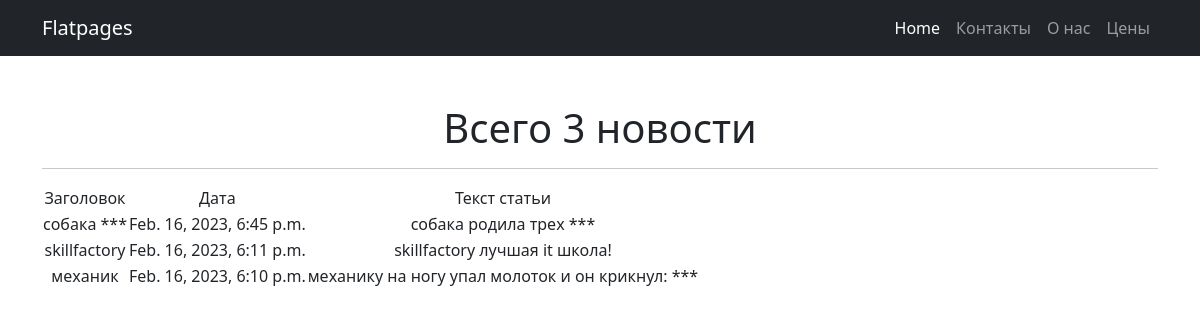
Page /news/ on the committed database.
### simpleapp/models.py (models this page shows, shortened)
class News(models.Model):
    header = models.CharField(
        max_length=50,
        unique=True,
    )
    creationTime = models.DateTimeField(auto_now_add=True)
    description = models.TextField()

### simpleapp/views.py (the view)
# urls.py: path('', NewsList.as_view()),
class NewsList(ListView):
    model = News
    template_name = 'newsall.html'  # указываем имя шаблона, в котором будет лежать HTML, в нём будут все инструкции о том, как именно пользователю должны вывестись наши объекты
    context_object_name = 'newsall'
    queryset = News.objects.order_by('-creationTime')
    def get_context_data(self, **kwargs):
        context = super().get_context_data(**kwargs)
        context['time_now'] = datetime.utcnow()  # добавим переменную текущей даты time_now
        return context

### simpleapp/templatetags/custom_filters.py (called while the page is built)
@register.filter(name='censor') # регистрируем наш фильтр под именем multiply, чтоб django понимал, что это именно фильтр, а не простая функция
def cut(value):
    Banned_List = ["сука", "кобелей", "блять"]
    new_sentence = ""
    for word in value.lower().split():
        if word in Banned_List:
            new_sentence += '*** '
        else:
            new_sentence += word + ' '
    return new_sentence

### templates/newsall.html (shortened to what this page needs)
{% extends 'flatpages/default.html' %}
{% load custom_filters %}
{% block content %}
    <h1>Всего {{ newsall|length }} новости  </h1>
    <hr>
    {% if newsall %}
        <table>
            <tr>
                <td>
                    Заголовок
                </td>
                <td>
                    Дата
                </td>
                <td>
                    Текст статьи
                </td>
            </tr>
        {% for article in newsall %}
            <tr>
                <td>
                    {{ article.header|censor}}
                </td>
                <td>
		    {{ article.creationTime}}
                </td>
                <td>
                    {{ article.description|truncatechars:50|censor}}
                </td>
            </tr>
        {% endfor %}
        </table>
    {% else %}
        <h2>Новостей нет!</h2>
    {% endif %}
{% endblock content %}

### templates/flatpages/default.html (shortened to what this page needs)
{% load static %}
<!DOCTYPE html>
<html lang="en">
    <head>
        <link href="{% static 'css/styles.css' %}" rel="stylesheet" />
    </head>
    <body>
        <nav class="navbar navbar-expand-lg navbar-dark bg-dark">
            <div class="container">
                <a class="navbar-brand" href="#">Flatpages</a>
                <div class="collapse navbar-collapse" id="navbarSupportedContent">
                    <ul class="navbar-nav ms-auto mb-2 mb-lg-0">
                        <li class="nav-item"><a class="nav-link active" aria-current="page" href="#">Home</a></li>
                        <li class="nav-item"><a class="nav-link" href="/contacts/">Контакты</a></li>
 			<li class="nav-item"><a class="nav-link" href="/about/">О нас</a></li>
			<li class="nav-item"><a class="nav-link" href="/price/">Цены</a></li>
                    </ul>
                </div>
            </div>
        </nav>
        <div class="container">
            <div class="text-center mt-5">
                {% block content %}{% endblock content %}
            </div>
        </div>
    </body>
</html>

### rows in the picture
News: header|censor "собака ***", creationTime "Feb. 16, 2023, 6:45 p.m.", description|censor "собака родила трех ***"
News: header|censor "skillfactory", creationTime "Feb. 16, 2023, 6:11 p.m.", description|censor "skillfactory лучшая it школа!"
News: header|censor "механик", creationTime "Feb. 16, 2023, 6:10 p.m.", description|censor "механику на ногу упал молоток и он крикнул: ***"

### other values in the picture
{{ newsall|length }} "3"
